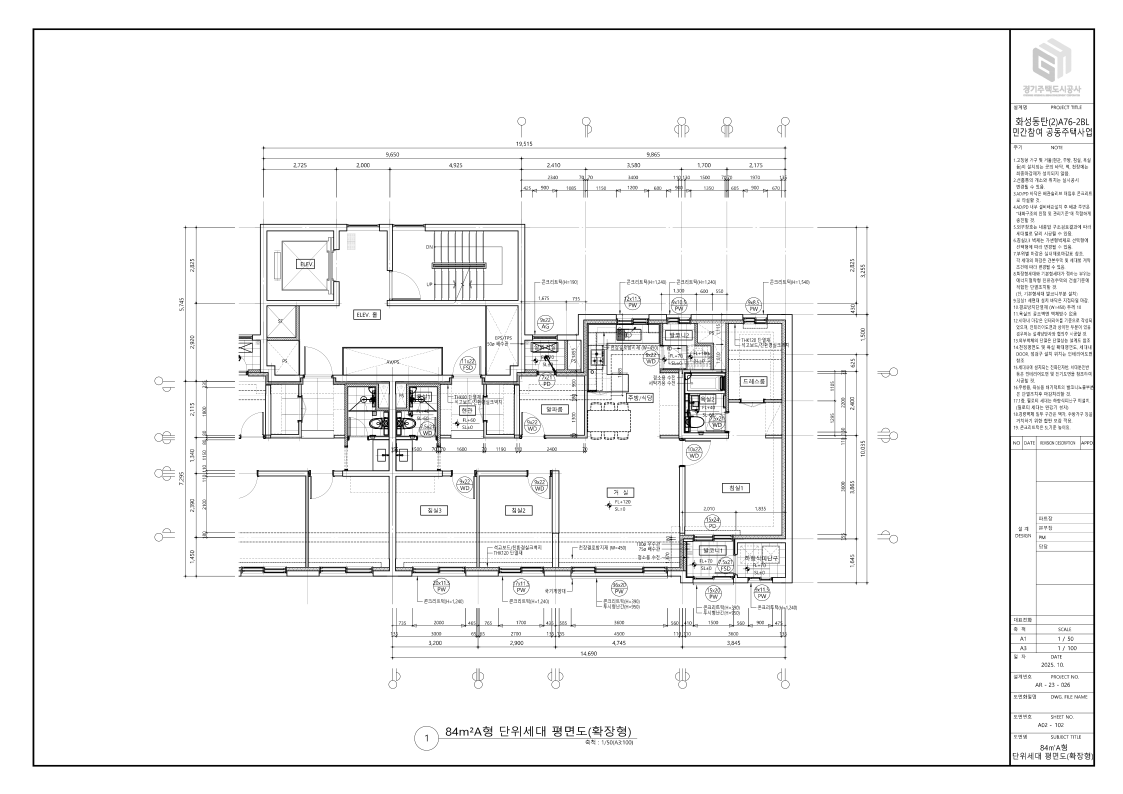
#> input picture assets/analysis/dimensioned_plan_1.png, 3368 x 2382 px (shown at 1/3 size)
$ python crop_dimension_regions.py
#> lines starting #> are read from the running program, lines starting #| are printed output that depends on the picture
from pathlib import Path
from PIL import Image
root=Path(__file__).resolve().parents[2]
im=Image.open(root/'assets/analysis/dimensioned_plan_1.png')
#> im is the input picture: PIL image 3368x2382 RGB; min 0, max 255, mean 244.7
w,h=im.size
#> w = 3368; h = 2382
print('FULL IMAGE',w,h)
#| FULL IMAGE 3368 2382
im.crop((1150,1350,1710,1770)).resize((1120,840)).save(root/'assets/analysis/dimension_small_rooms_detail.png')
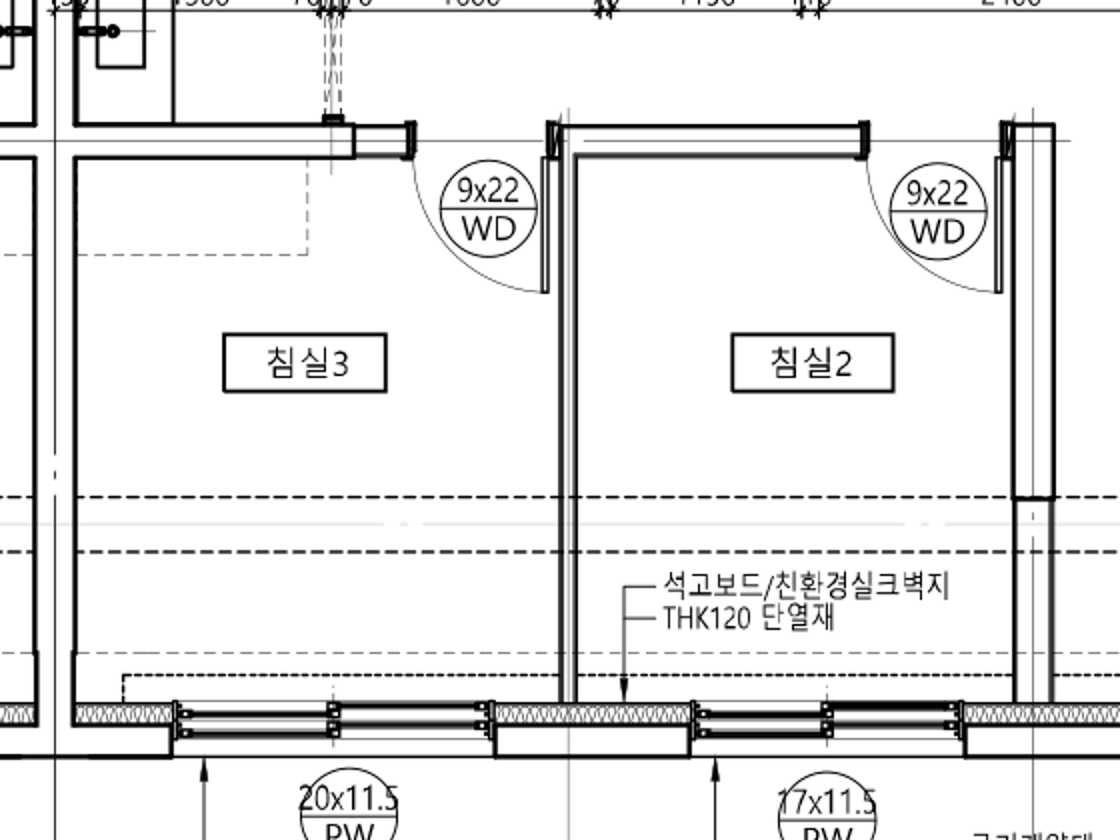
#> saved as dimension_small_rooms_detail.png: PIL image 1120x840 RGB; min 0, max 255, mean 232.5
im.crop((1130,1050,1790,1460)).resize((1320,820)).save(root/'assets/analysis/dimension_foyer_detail.png')
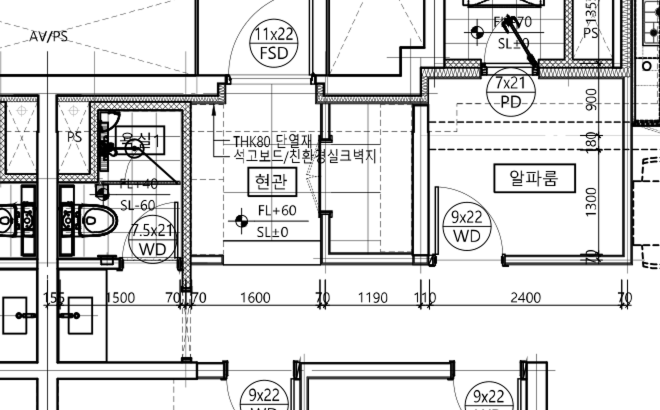
#> saved as dimension_foyer_detail.png: PIL image 1320x820 RGB (shown at 1/2 size); min 0, max 255, mean 219.3
gray=im.convert('L')
for x in (1200,1250,1330,1400,1460,1550,1650):
    lines=[y for y in range(1650,1750) if gray.getpixel((x,y))<150]
    groups=[]
    for y in lines:
        if not groups or y-groups[-1][-1]>1: groups.append([y])
        else: groups[-1].append(y)
    print('front profile',x,[(min(g),max(g)) for g in groups])
#> this loop made 7 passes
#> lines on pass 4: [1676, 1687, 1701, 1702, 1711, 1712, 1713, 1727, 1728, 1729]
for name,rect in {'north':(.45,.17,.78,.56),'south':(.33,.53,.78,.85),
                  'west_vertical':(.15,.27,.39,.75),'east_vertical':(.60,.27,.79,.75)}.items():
    im.crop(tuple(int(a*(w if i%2==0 else h)) for i,a in enumerate(rect))).save(root/f'assets/analysis/dimension_{name}.png')
#> this loop made 4 passes
#> pass 1, `im.crop(tuple(int(a*(w if i%2==0 else h)) for i,a in enumerate(rect)))..`:
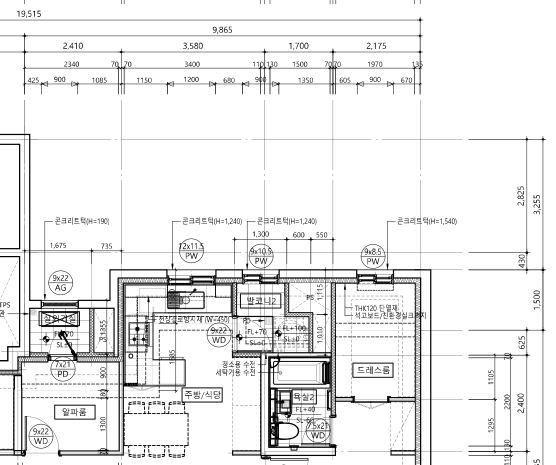
#> saved as dimension_north.png: PIL image 1112x929 RGB (shown at 1/2 size); min 0, max 255, mean 236.5
#> pass 2, `im.crop(tuple(int(a*(w if i%2==0 else h)) for i,a in enumerate(rect)))..`:
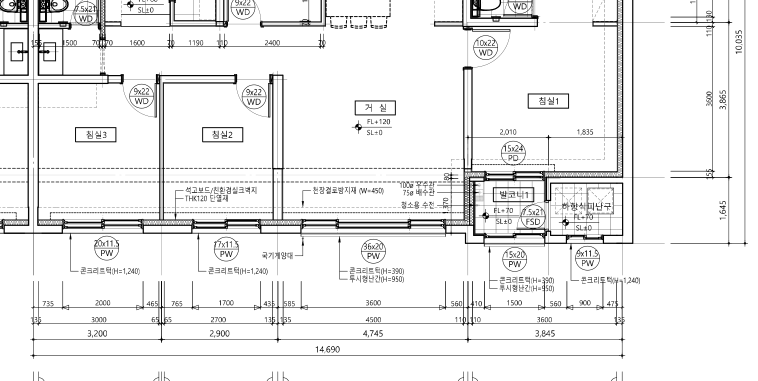
#> saved as dimension_south.png: PIL image 1516x762 RGB (shown at 1/2 size); min 0, max 255, mean 237.8
for name in ('east_vertical','west_vertical'):
    crop=Image.open(root/f'assets/analysis/dimension_{name}.png').convert('L')
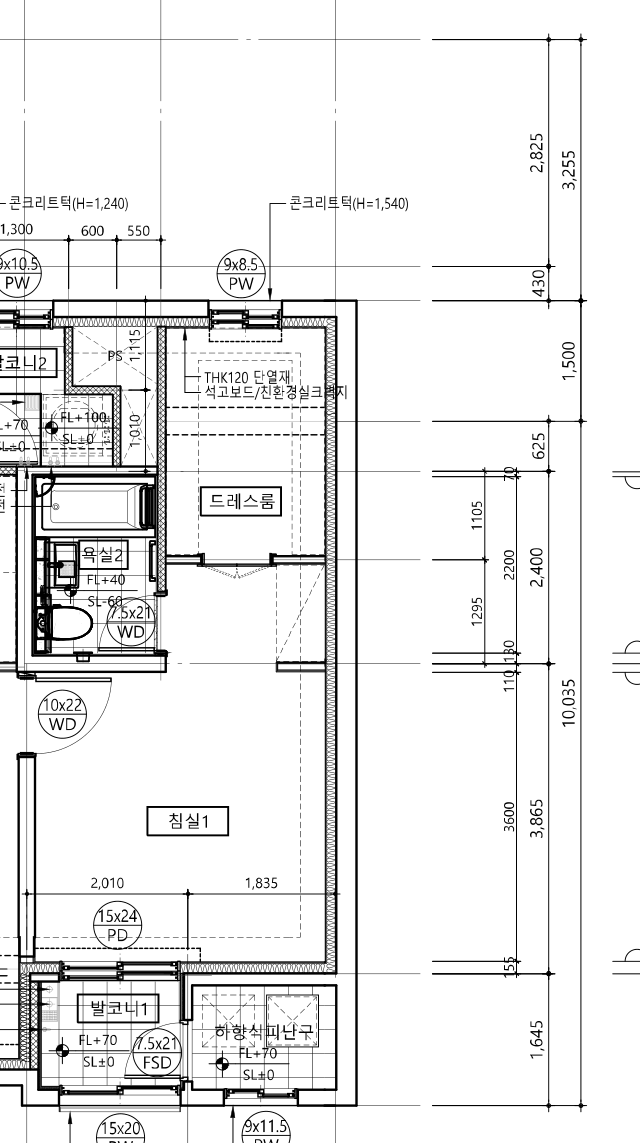
#> crop: PIL image 640x1143 L; min 0, max 255, mean 236.4
    cw,ch=crop.size
#> cw = 640; ch = 1143
    # Long horizontal extensions identify the dimension-chain endpoints.
    for a,b in ((int(cw*.82),int(cw*.90)),(int(cw*.07),int(cw*.15))):
        values=[sum(crop.getpixel((x,y))<140 for x in range(a,b)) for y in range(ch)]
        lines=[y for y,n in enumerate(values) if n>(b-a)*.7]
        groups=[]
        for y in lines:
            if not groups or y-groups[-1][-1]>2: groups.append([y])
            else: groups[-1].append(y)
        print(name,a,b,[round(sum(g)/len(g),1) for g in groups])
#> this loop made 2 passes
#> lines on pass 1: [39, 300, 421, 1105]
